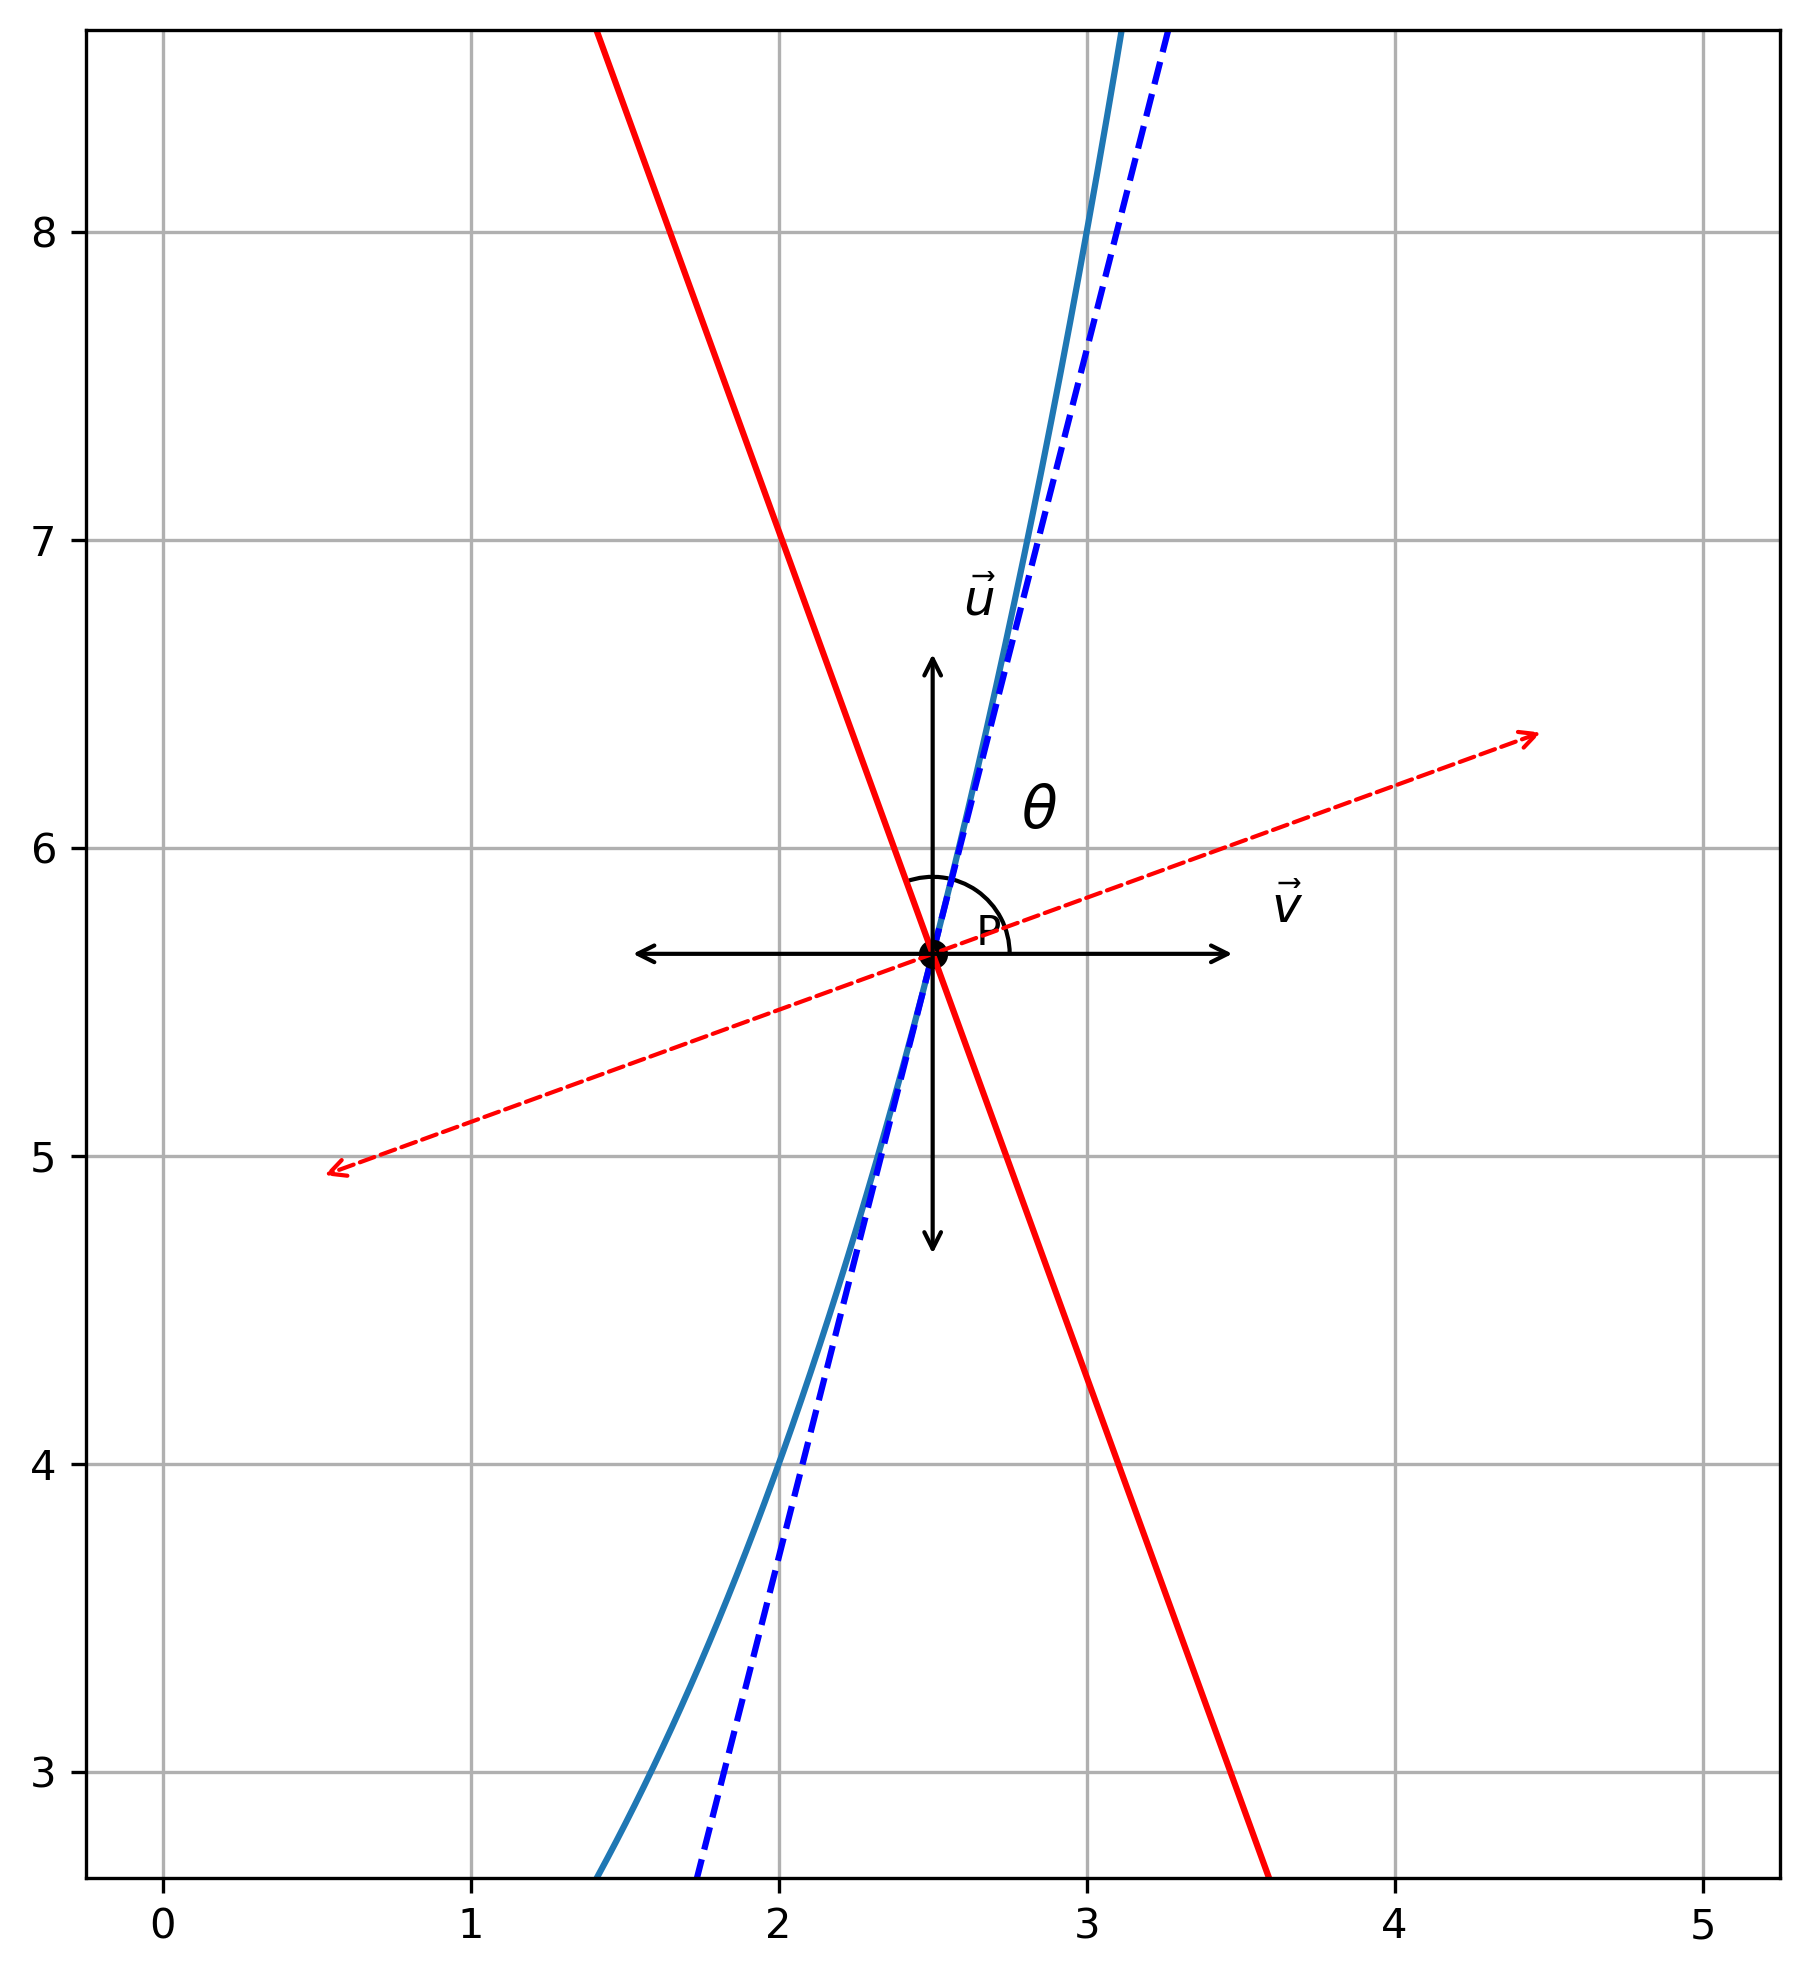

Recreate this plot in Python.
import matplotlib.pyplot as plt
import numpy as np
from matplotlib.patches import Arc
import sympy as sp

base1 = 2

x = sp.symbols('x')
a = sp.symbols('a', constant=True)

f = a**x
fa = f.subs(a, base1)
expon = sp.lambdify(x, fa)

# Find the differential
fa_dx = sp.diff(fa, x)
expon_dx = sp.lambdify(x, fa_dx)

x = np.linspace(0, 5, 500)
y = expon(x)

fig, ax = plt.subplots(figsize=(8, 8))
ax.plot(x, y, label="$y=2^x$")

# Point of tangency P
x0 = 2.5
y0 = expon(x0)

# Compute derivative at x0 (slope of tangent)
# m_tangent = np.log(2) * y0  # y' = ln(2) * 2^x
m_tangent = expon_dx(x0)

# Tangent line at P
x_tangent = np.linspace(x0 - 1, x0 + 1, 100)
y_tangent = m_tangent * (x_tangent - x0) + y0
ax.plot(x_tangent, y_tangent, label="Tangent at P", linestyle="--", color="blue")

# Mark point P
ax.plot(x0, y0, "ko")  # Plot point P as black dot
plt.text(x0 + 0.1, y0, " P", ha="left", va="bottom")

# Draw line T1 passing through P making angle 110 degrees with x-axis
theta_deg = 110
theta_rad = np.deg2rad(theta_deg)
m_T1 = np.tan(theta_rad)
x_T1 = np.linspace(x0 - 2, x0 + 2, 100)
y_T1 = m_T1 * (x_T1 - x0) + y0
ax.plot(x_T1, y_T1, label="$T_1$", color="red")

m_T1 = (y_T1[-1] - y_T1[0]) / (x_T1[-1] - x_T1[0])
m_T1_perp = -1 / m_T1
# m_T1_perp = 1.76
x_perp = x_T1
y_perp = m_T1_perp * (x_perp - x0) + y0
# plt.plot(x_perp, y_perp, "r--", linewidth=1)
# t1 = (y_perp[-1] - y_perp[0])/(x_perp[-1] - x_perp[0])
# t2 = (y_T1[-1] - y_T1[0])/(x_T1[-1] - x_T1[0])

ax.annotate(
    "",
    xy=(x_perp[0], y_perp[0]),
    xytext=(x_perp[-1], y_perp[-1]),
    arrowprops=dict(arrowstyle="<->", linestyle="--", color="r"),
)

# Mark the angle theta that T1 makes with the x-axis
arc_radius = 0.5
arc = Arc(
    (x0, y0),
    arc_radius,
    arc_radius,
    angle=0,
    theta1=0,
    theta2=theta_deg,
    edgecolor="black",
)
ax.add_patch(arc)

# Position for theta symbol
theta_label_x = x0 + arc_radius * np.cos(theta_rad / 2)
theta_label_y = y0 + arc_radius * np.sin(theta_rad / 2)
plt.text(theta_label_x, theta_label_y, r"$\theta$", fontsize=14)

# At point P, draw vertical arrow (u bar) pointing both sides
arrow_length = 1
ax.annotate(
    "",
    xy=(x0, y0 + arrow_length),
    xytext=(x0, y0 - arrow_length),
    arrowprops=dict(arrowstyle="<->", color="black"),
)
plt.text(x0 + 0.1, y0 + arrow_length + 0.1, r"$\vec{u}$", fontsize=12)

# At point P, draw horizontal arrow (v bar) pointing both sides
ax.annotate(
    "",
    xy=(x0 - arrow_length, y0),
    xytext=(x0 + arrow_length, y0),
    arrowprops=dict(arrowstyle="<->", color="black"),
)
plt.text(x0 + arrow_length + 0.1, y0 + 0.1, r"$\vec{v}$", fontsize=12)

# plt.xlim(x0 - 2, x0 + 2)
# plt.xlim(1, 4)
ax.set_ylim(y0 - 3, y0 + 3)
ax.set_aspect('equal', adjustable='box')


ax.set_xlabel("")
ax.set_ylabel("")
# plt.legend()
plt.grid(True)
# plt.title("Plot of $y=2^x$ with Tangent at P and Line $T_1$ at $110^\circ$")

plt.savefig("p.schematic.coastal_slope.png", bbox_inches="tight", dpi=300)
plt.show()
